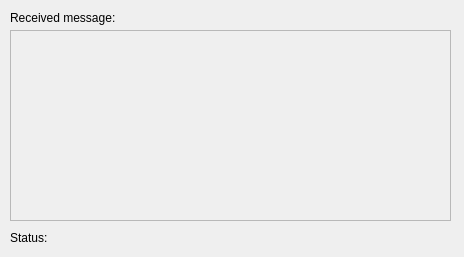
<?xml version="1.0" encoding="UTF-8"?>
<ui version="4.0">
 <class>Application</class>
 <widget class="QMainWindow" name="Application">
  <property name="geometry">
   <rect>
    <x>0</x>
    <y>0</y>
    <width>464</width>
    <height>257</height>
   </rect>
  </property>
  <property name="sizePolicy">
   <sizepolicy hsizetype="Fixed" vsizetype="Fixed">
    <horstretch>0</horstretch>
    <verstretch>0</verstretch>
   </sizepolicy>
  </property>
  <property name="minimumSize">
   <size>
    <width>464</width>
    <height>257</height>
   </size>
  </property>
  <property name="maximumSize">
   <size>
    <width>464</width>
    <height>257</height>
   </size>
  </property>
  <property name="windowTitle">
   <string>Application</string>
  </property>
  <widget class="QWidget" name="centralwidget">
   <widget class="QLabel" name="label">
    <property name="geometry">
     <rect>
      <x>10</x>
      <y>10</y>
      <width>121</width>
      <height>16</height>
     </rect>
    </property>
    <property name="text">
     <string>Received message:</string>
    </property>
   </widget>
   <widget class="QPlainTextEdit" name="plainTextEdit">
    <property name="enabled">
     <bool>false</bool>
    </property>
    <property name="geometry">
     <rect>
      <x>10</x>
      <y>30</y>
      <width>441</width>
      <height>191</height>
     </rect>
    </property>
   </widget>
   <widget class="QLabel" name="label_2">
    <property name="geometry">
     <rect>
      <x>10</x>
      <y>230</y>
      <width>41</width>
      <height>16</height>
     </rect>
    </property>
    <property name="text">
     <string>Status:</string>
    </property>
   </widget>
   <widget class="QLabel" name="statusLabel">
    <property name="geometry">
     <rect>
      <x>60</x>
      <y>230</y>
      <width>391</width>
      <height>16</height>
     </rect>
    </property>
    <property name="text">
     <string/>
    </property>
   </widget>
  </widget>
 </widget>
 <resources/>
 <connections/>
</ui>
